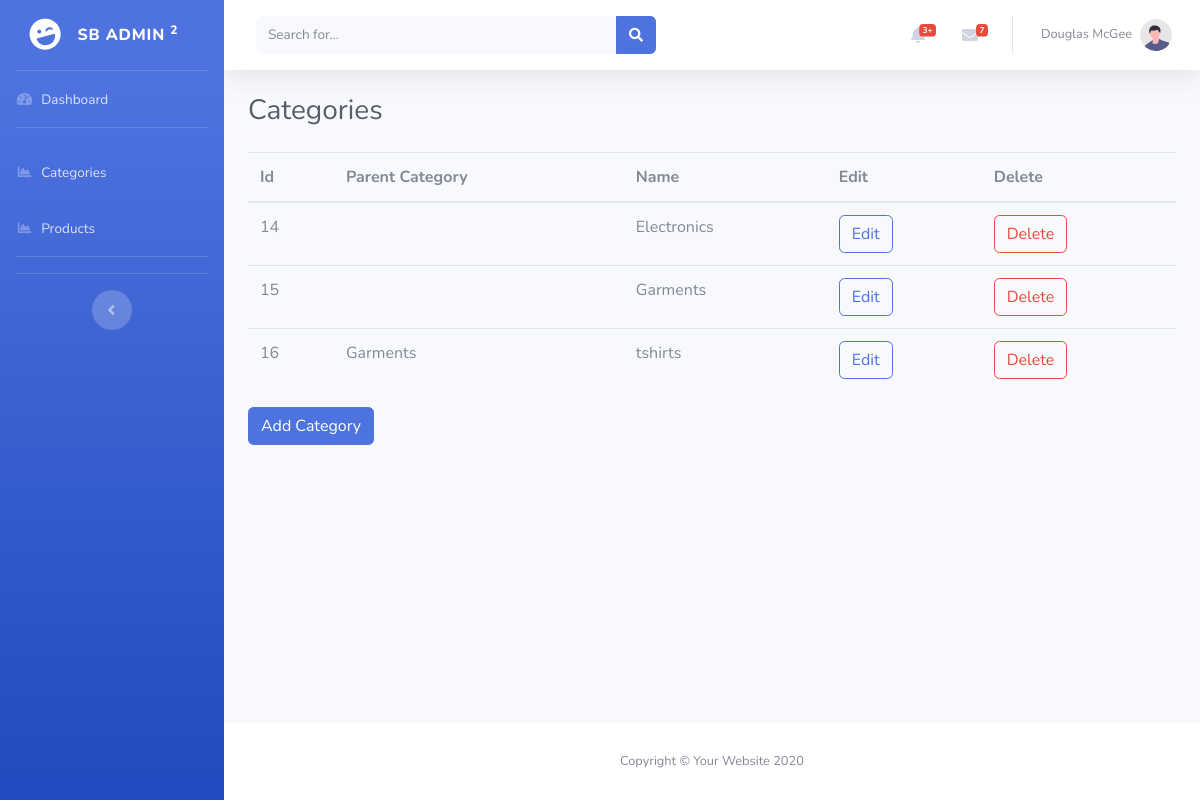
Before: /admin/categories.php (signed in) with the older database file.
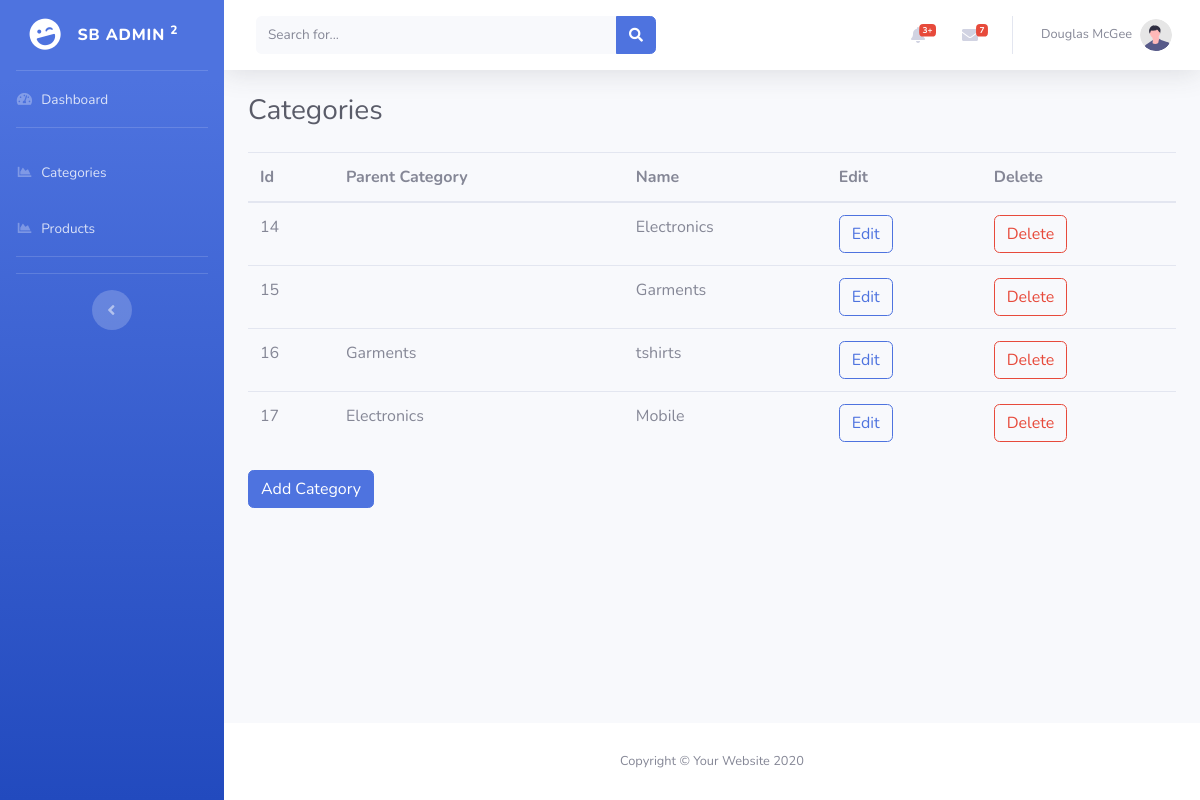
After: the same page with the newer database file.
### tables this page shows
CREATE TABLE `catagories` (
  `id` int(11) NOT NULL,
  `parent_id` text DEFAULT '0',
  `name` text NOT NULL
);

### admin/categories.php (the view, shortened to what this page needs)
<?php include("./inc/header.php");
$view_categories="SELECT t1.name, t1.id, t2.name FROM catagories AS t1 LEFT JOIN catagories AS t2 ON t1.parent_id=t2.id";
$result=$con->query($view_categories);
?>
    <div class="container-fluid">
      <div class="row">
        <div class="col-md-6">
          <h1 class="h3 mb-4 text-gray-800">Categories</h1>
        </div>
        <div class="col-md-6">
        </div>
      </div>
      <div class="table-resposive">
      <table class="table table-stripe table-center" >
        <thead>
          <tr>
           <th>Id</th>
            <th>Parent Category</th>
            <th>Name</th>
            <th>Edit</th>
            <th>Delete</th>
          </tr>
        </thead>
        <tbody>
          <?php
            while($records=mysqli_fetch_array($result)) {
          ?>
          <tr>
            <td><?php echo $records['id'];?></td>
            <td><?php echo $records['name'];?></td>
            <td><?php echo $records['0'];?></td>
            <td>
              <a href="http://localhost/ecommerce/admin/update_categories.php?id=<?php echo $records['id'];?>" class="btn btn-outline-primary">
                Edit
              </a>
            </td>
            <td>
              <a href="http://localhost/ecommerce/admin/Controller/categories/delete.php?id=<?php echo $records['id'];?>" class="btn btn-outline-danger">
                Delete
              </a>
            </td>
          </tr>
          <?php }?>
        </tbody>
      </table>
      </div>
       <a href="http://localhost/ecommerce/admin/add_category.php" class="btn btn-primary">Add Category</a>
    </div>
<?php include("./inc/footer.php") ?>

### admin/inc/header.php (shortened to what this page needs)
<!DOCTYPE html>
<html lang="en">
<head>
    <link href="vendor/fontawesome-free/css/all.min.css" rel="stylesheet" type="text/css">
    <link href="css/sb-admin-2.min.css" rel="stylesheet">
</head>
<body id="page-top">
    <div id="wrapper">
        <?php include("sidebar.php") ?>
        <div id="content-wrapper" class="d-flex flex-column">
            <div id="content">
                <nav class="navbar navbar-expand navbar-light bg-white topbar mb-4 static-top shadow">
                    <form
                        class="d-none d-sm-inline-block form-inline mr-auto ml-md-3 my-2 my-md-0 mw-100 navbar-search">
                        <div class="input-group">
                            <input type="text" class="form-control bg-light border-0 small" placeholder="Search for..."
                                aria-label="Search" aria-describedby="basic-addon2">
                            <div class="input-group-append">
                                <button class="btn btn-primary" type="button">
                                    <i class="fas fa-search fa-sm"></i>
                                </button>
                            </div>
                        </div>
                    </form>
                    <ul class="navbar-nav ml-auto">
                        <li class="nav-item dropdown no-arrow mx-1">
                            <a class="nav-link dropdown-toggle" href="#" id="alertsDropdown" role="button"
                                data-toggle="dropdown" aria-haspopup="true" aria-expanded="false">
                                <i class="fas fa-bell fa-fw"></i>
                                <span class="badge badge-danger badge-counter">3+</span>
                            </a>
                        </li>
                        <li class="nav-item dropdown no-arrow mx-1">
                            <a class="nav-link dropdown-toggle" href="#" id="messagesDropdown" role="button"
                                data-toggle="dropdown" aria-haspopup="true" aria-expanded="false">
                                <i class="fas fa-envelope fa-fw"></i>
                                <span class="badge badge-danger badge-counter">7</span>
                            </a>
                        </li>
                        <li class="nav-item dropdown no-arrow">
                            <a class="nav-link dropdown-toggle" href="#" id="userDropdown" role="button"
                                data-toggle="dropdown" aria-haspopup="true" aria-expanded="false">
                                <span class="mr-2 d-none d-lg-inline text-gray-600 small">Douglas McGee</span>
                                <img class="img-profile rounded-circle"
                                    src="img/undraw_profile.svg">
                            </a>
                        </li>
                    </ul>
                </nav>

### admin/inc/sidebar.php
<ul class="navbar-nav bg-gradient-primary sidebar sidebar-dark accordion" id="accordionSidebar">
    <a class="sidebar-brand d-flex align-items-center justify-content-center" href="index.html">
        <div class="sidebar-brand-icon rotate-n-15">
            <i class="fas fa-laugh-wink"></i>
        </div>
        <div class="sidebar-brand-text mx-3">SB Admin <sup>2</sup></div>
    </a>
    <hr class="sidebar-divider my-0">
    <li class="nav-item">
        <a class="nav-link" href="http://localhost/ecommerce/admin/dashboard.php">
            <i class="fas fa-fw fa-tachometer-alt"></i>
            <span>Dashboard</span></a>
    </li>
    <hr class="sidebar-divider">
    <li class="nav-item">
        <a class="nav-link" href="http://localhost/ecommerce/admin/categories.php">
            <i class="fas fa-fw fa-chart-area"></i>
            <span>Categories</span></a>
    </li>
    <li class="nav-item">
        <a class="nav-link" href="http://localhost/ecommerce/admin/products.php">
            <i class="fas fa-fw fa-chart-area"></i>
            <span>Products</span></a>
    </li>
    <hr class="sidebar-divider">
    <hr class="sidebar-divider d-none d-md-block">
    <div class="text-center d-none d-md-inline">
        <button class="rounded-circle border-0" id="sidebarToggle"></button>
    </div>
</ul>

### admin/inc/footer.php (shortened to what this page needs)
                </div>
            <footer class="sticky-footer bg-white">
                <div class="container my-auto">
                    <div class="copyright text-center my-auto">
                        <span>Copyright &copy; Your Website 2020</span>
                    </div>
                </div>
            </footer>
        </div>
    </div>
</body>
</html>

Changed rows visible on the page:
added catagories: id "17", catagories.name "Electronics", name "Mobile"
